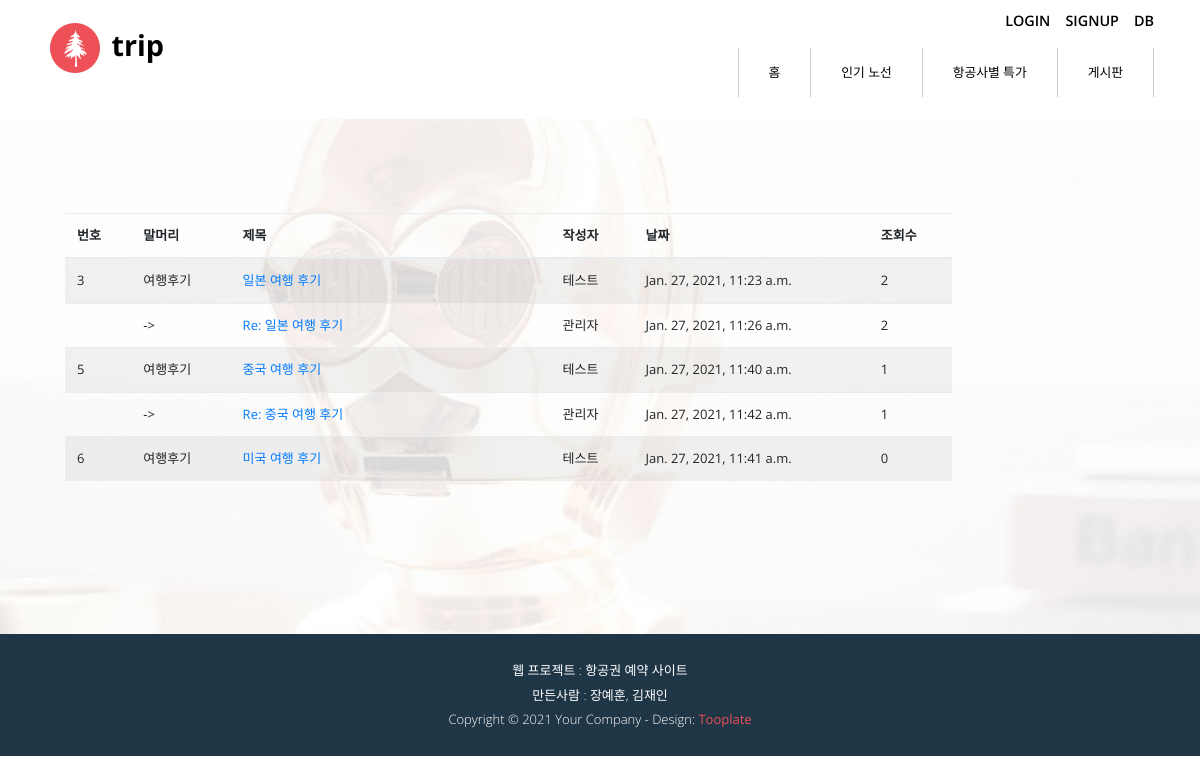
/board_app/board_list, run on an earlier commit of the app's database.
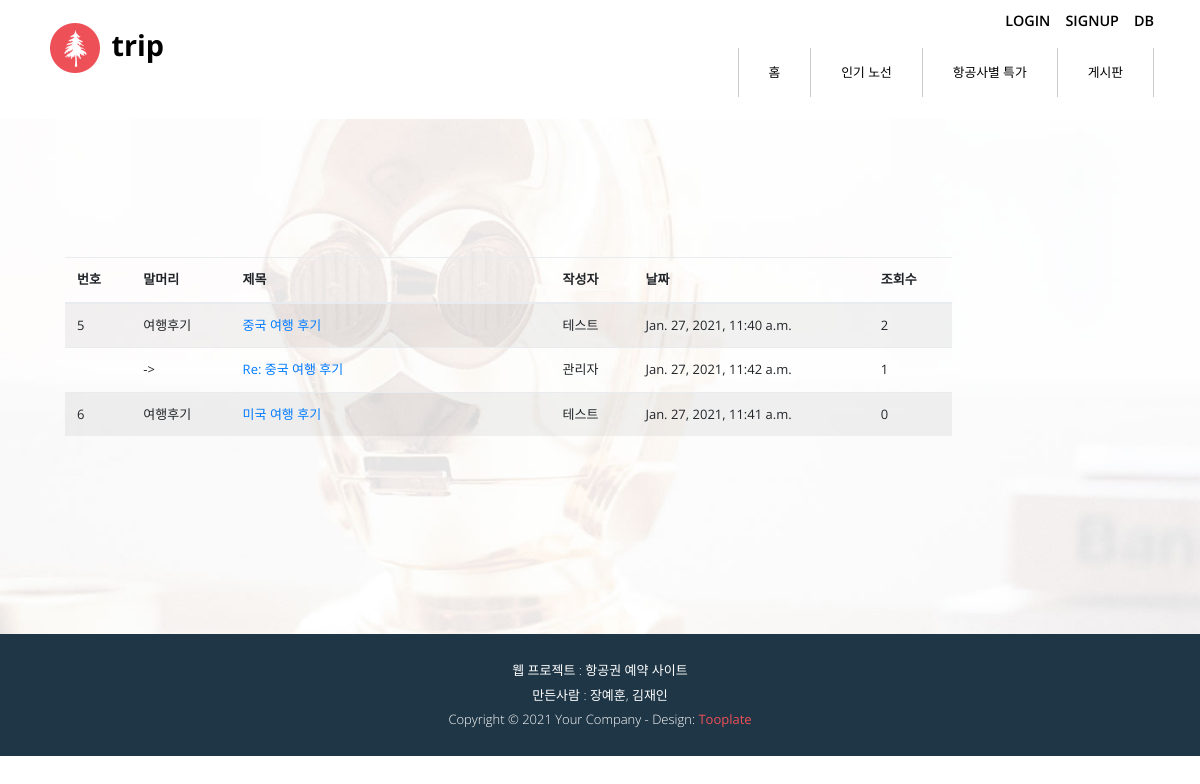
And on a later commit of the database.
### board_app/models.py (models this page shows)
class Board(models.Model):
    objects = models.Manager()
    board_name = models.CharField(max_length=30)
    title = models.CharField(max_length=30)
    board_writer = models.ForeignKey(User, on_delete=models.CASCADE, related_name="board_writer")
    read_count = models.IntegerField()
    write_date = models.DateTimeField()
    contents = models.TextField()
    group = models.IntegerField()
    depth = models.CharField(max_length=30)

### user_app/models.py (models this page shows)
class User(models.Model):
    objects = models.Manager()
    email = models.CharField(max_length=50)
    password = models.CharField(max_length=40)
    name_ko = models.CharField(max_length=20)
    name_eng = models.CharField(max_length=20)
    call = models.CharField(max_length=15)
    passport = models.CharField(max_length=20)
    country = models.CharField(max_length=30)
    birthday = models.IntegerField()
    sex = models.IntegerField()

### board_app/views.py (the view)
# urls.py: path('board_list', views.board_list, name='board_list'),
def board_list(request):
    content = BoardService().board_list(request)
    return render(request, 'board_list.html', content)

### board_app/services.py (called while the page is built)
    def board_list(self, request):
        board_list = Board.objects.all().order_by('group')
        content = {'board_list':board_list}
        return content

### board_app/templates/board_list.html (shortened to what this page needs)
{%extends "base.html"%}
{% load static %}
{% load humanize %}
{%block content%}
<div class="tm-section tm-section-pad tm-bg-img" id="tm-section-5">
    <div class="container ie-h-align-center-fix">
        <div class="row tm-flex-align-center">
            <div class="col-xs-12 col-md-12 col-lg-10 col-xl-10 mt-0 mt-sm-3">
                <form id="boardForm" name="boardForm" method="post">
                    <table class="table table-striped table-hover">
                        <thead>
                            <tr>
                                <th>번호</th>
                                <th>말머리</th>
                                <th width=320px>제목</th>
                                <th>작성자</th>
                                <th>날짜</th>
                                <th>조회수</th>
                            </tr>
                        </thead>
                        <tbody>
                            {% for board in board_list %}
                            <tr>
                                {% if board.depth == '0' %}
                                    <td>{{board.id}}</td>
                                    <td>{{board.board_name}}</td>
                                {% else %}
                                    <td></td>
                                    <td>-></td>
                                {% endif %}
                                <td><a href='javascript:formSubmit({{board.id}})'>{{board.title}}</a></td>
                                <td>{{board.board_writer.name_ko}}</td>
                                <td>{{board.write_date}}</td>
                                <td>{{board.read_count}}</td>
                            </tr>
                            {% endfor %}
                        </tbody>
                    </table>
                </form>
            </div>
        </div>
    </div>
</div>
{%endblock content%}

What changed in the data, as far as the page shows it:
removed Board: id "3", board_name "여행후기", title "일본 여행 후기", board_writer.name_ko "테스트", write_date "Jan. 27, 2021, 11:23 a.m.", read_count "2"
removed Board: depth "1" (drawn), title "Re: 일본 여행 후기", board_writer.name_ko "관리자", write_date "Jan. 27, 2021, 11:26 a.m.", read_count "2"
changed Board "중국 여행 후기": read_count "1" → "2"
